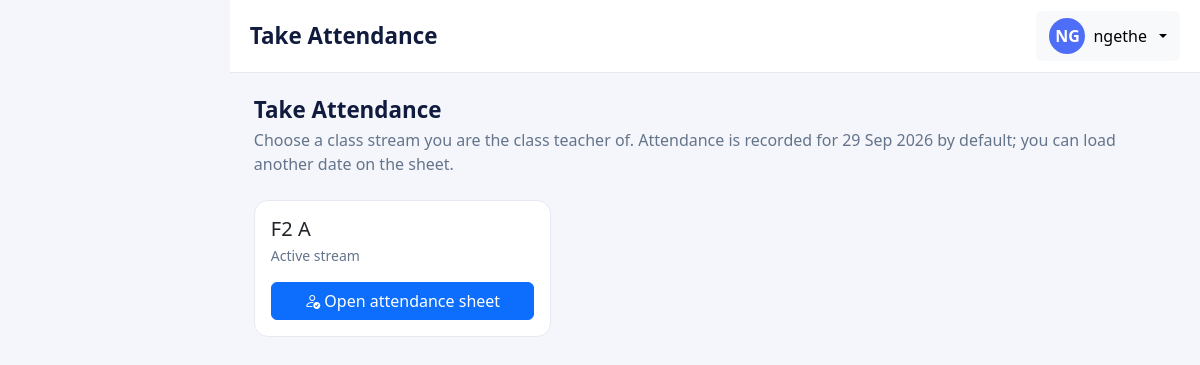
Page /attendance/take/ (signed in) on the committed database.
### accounts/models.py (models this page shows, shortened)
class UserProfile(models.Model):
    class Roles(models.TextChoices):
        ADMIN = 'ADMIN', 'Administrator'
        TEACHER = 'TEACHER', 'Teacher'
        PARENT = 'PARENT', 'Parent'
    user = models.OneToOneField(User, on_delete=models.CASCADE, related_name='profile')
    role = models.CharField(max_length=10, choices=Roles.choices, default=Roles.PARENT)
    phone = models.CharField(max_length=20, blank=True)
    @property
    def is_admin(self):
        return self.role == self.Roles.ADMIN

### core/models.py (models this page shows, shortened)
class ClassStream(models.Model):
    school_class = models.ForeignKey(
        SchoolClass, on_delete=models.PROTECT, related_name='class_streams',
    )
    stream = models.ForeignKey(
        Stream, on_delete=models.PROTECT, related_name='class_streams',
    )
    class_teacher = models.ForeignKey(
        Teacher, null=True, blank=True,
        on_delete=models.SET_NULL, related_name='headed_streams',
    )
    subjects = models.ManyToManyField(Subject, blank=True, related_name='class_streams')
    class Meta:
        ordering = ['school_class__name', 'stream__name']
        constraints = [
            models.UniqueConstraint(
                fields=['school_class', 'stream'],
                name='unique_class_stream',
            ),
        ]
    def __str__(self):
        return f'{self.school_class.name} {self.stream.name}'

class SchoolClass(models.Model):
    name = models.CharField(max_length=100, unique=True)
    is_active = models.BooleanField(default=True)
    class Meta:
        ordering = ['name']

class Stream(models.Model):
    name = models.CharField(max_length=50, unique=True)
    class Meta:
        ordering = ['name']

### attendance/views.py (the view)
# urls.py: path('take/', TakeAttendanceView.as_view(), name='take'),
class TakeAttendanceView(LoginRequiredMixin, _PageTitleMixin, View):
    template_name = 'attendance/take.html'
    page_title = 'Take Attendance'
    def dispatch(self, request, *args, **kwargs):
        if not request.user.is_authenticated:
            return redirect_to_login(request.get_full_path())
        role = get_role(request.user)
        if role not in (ADMIN, 'TEACHER'):
            raise PermissionDenied('You do not have permission to take attendance.')
        return super().dispatch(request, *args, **kwargs)
    def get(self, request, *args, **kwargs):
        role = get_role(request.user)
        if role == ADMIN:
            streams = ClassStream.objects.select_related(
                'school_class', 'stream'
            ).order_by('school_class__name', 'stream__name')
        else:
            teacher = _teacher_of(request.user)
            streams = teacher_authorized_attendance_streams(teacher).select_related(
                'school_class', 'stream'
            ).order_by('school_class__name', 'stream__name')
        context = {
            'page_title': self.page_title,
            'streams': streams,
            'today': localdate(),
        }
        return render(request, self.template_name, context)

### accounts/access.py (called while the page is built)
def get_role(user):
    if not user or not user.is_authenticated:
        return None
    profile = getattr(user, 'profile', None)
    return profile.role if profile else None

### templates/attendance/take.html (shortened to what this page needs)
{% extends 'base.html' %}
{% block content %}
  <div class="mb-4">
    <h1 class="page-title mb-1">Take Attendance</h1>
    <p class="text-subtle mb-0">
      Choose a class stream you are the class teacher of. Attendance is recorded for
      {{ today|date:'d M Y' }} by default; you can load another date on the sheet.
    </p>
  </div>
  {% if streams %}
    <div class="row g-3">
      {% for stream in streams %}
        <div class="col-12 col-md-6 col-xl-4">
          <div class="card card-body-section h-100">
            <div class="card-body">
              <h5 class="mb-1">{{ stream }}</h5>
              <div class="text-subtle small mb-3">
                {{ stream.school_class.is_active|yesno:'Active,' }} stream
              </div>
              <a
                href="{% url 'attendance:sheet' %}?class_stream={{ stream.pk }}&date={{ today|date:'Y-m-d' }}"
                class="btn btn-primary w-100">
                <i class="bi bi-person-check me-1"></i>Open attendance sheet
              </a>
            </div>
          </div>
        </div>
      {% endfor %}
    </div>
  {% endif %}
{% endblock %}

### templates/partials/topbar.html (shortened to what this page needs)
<header class="app-topbar">
  <div class="d-flex align-items-center justify-content-between gap-2">
    <div class="d-flex align-items-center gap-2">
      <h1 class="page-title mb-0">{% block page_title %}{{ page_title|default:"Dashboard" }}{% endblock %}</h1>
    </div>
    <div class="d-flex align-items-center gap-2">
      {% if user_profile %}
        <div class="dropdown">
          <button class="btn btn-light dropdown-toggle d-flex align-items-center gap-2" type="button"
                  data-bs-toggle="dropdown" aria-expanded="false">
            <span class="user-avatar">{{ user_profile.user.username|slice:":2"|upper }}</span>
            <span class="d-none d-md-inline">{{ user_profile.user.get_full_name|default:user_profile.user.username }}</span>
          </button>
        </div>
      {% endif %}
    </div>
  </div>
</header>

### static/css/app.css (style rules this page uses)
:root { --brand-navy: #101b3d; --brand-navy-2: #1b2a5e; --brand-accent: #4f6ef7; --brand-accent-soft: #eef1fe; --body-bg: #f4f6fb; --sidebar-width: 264px; --text-muted: #64748b; }
body.app-body { background-color: var(--body-bg); font-family: 'Segoe UI', system-ui, -apple-system, sans-serif; }
.app-topbar { background: #fff; border-bottom: 1px solid #e6e9f2; padding: 0.7rem 1.25rem; position: sticky; top: 0; z-index: 100; }
.card-body-section { background: #fff; border: 1px solid #e6e9f2; border-radius: 14px; }
.page-title { font-size: 1.4rem; font-weight: 700; color: var(--brand-navy); margin: 0; }
.text-subtle { color: var(--text-muted); }
.user-avatar { width: 36px; height: 36px; border-radius: 50%; background: var(--brand-accent); color: #fff; display: inline-flex; align-items: center; justify-content: center; font-weight: 600; }

### rows in the picture
UserProfile: user.username "NG", user.get_full_name "ngethe"
ClassStream: school_class+stream "F2 A", school_class.is_active "Active"

### other values in the picture
{{ page_title|default:"Dashboard" }} "Take Attendance"
{{ today|date:'d M Y' }} "29 Sep 2026"
